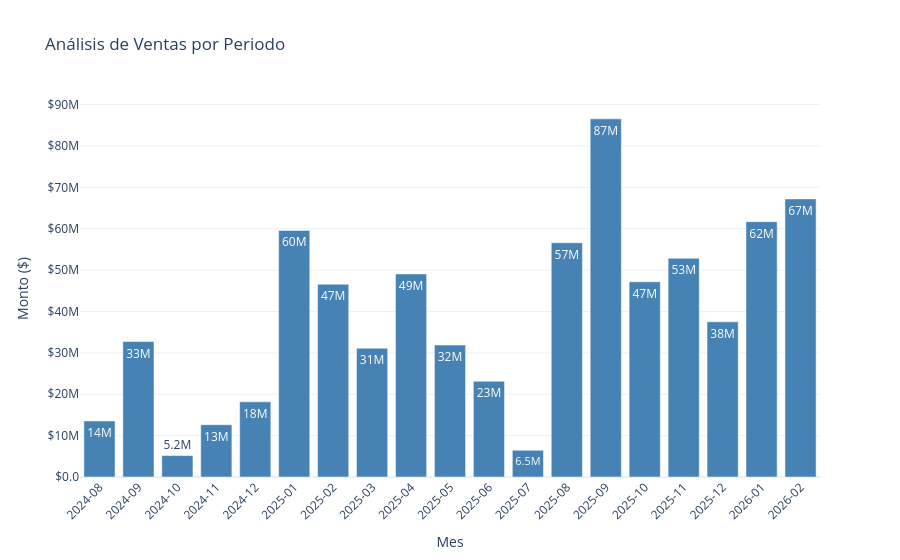

The code cell stored with this chart in its notebook:
### Code cell
import pandas as pd
import plotly.express as px

# 1. Resumen de ventas
resumen_mes = (
    ventas
    .groupby("Periodo")["Total"]
    .sum()
    .reset_index()
)

# Convertir a string es vital para que no lo trate como fecha continua
resumen_mes["Periodo"] = resumen_mes["Periodo"].astype(str)

# 2. Gráfico interactivo
fig = px.bar(
    resumen_mes, 
    x="Periodo", 
    y="Total",
    title="Análisis de Ventas por Periodo",
    labels={"Total": "Monto ($)", "Periodo": "Mes"},
    text_auto='.2s', 
    color_discrete_sequence=["steelblue"]
)

# 3. Personalización estética (Aquí forzamos que aparezcan todos los meses con datos)
fig.update_layout(
    xaxis_tickangle=-45,
    # ESTA LÍNEA ES LA QUE ELIMINA LOS HUECOS VACÍOS COMO DICIEMBRE:
    xaxis_type='category', 
    yaxis_tickformat="$.2s", # Cambiado a .2s para que el eje diga $80M en lugar de $80,000,000
    hovermode="x unified",
    template="plotly_white"
)

# 4. Mostrar el gráfico
fig.show()

### Figure 1 — Plotly figure (JSON) as saved in the notebook; plotly's stock layout.template omitted (floating-point values rounded to 4 significant figures)
{"data": [{"alignmentgroup": "True", "hovertemplate": "Mes=%{x}<br>Monto ($)=%{y}<extra></extra>", "legendgroup": "", "marker": {"color": "steelblue", "pattern": {"shape": ""}}, "name": "", "offsetgroup": "", "orientation": "v", "showlegend": false, "textposition": "auto", "texttemplate": "%{y:.2s}", "type": "bar", "x": ["2024-08", "2024-09", "2024-10", "2024-11", "2024-12", "2025-01", "2025-02", "2025-03", "2025-04", "2025-05", "2025-06", "2025-07", "2025-08", "2025-09", "2025-10", "2025-11", "2025-12", "2026-01", "2026-02"], "xaxis": "x", "y": [13552500, 32727310, 5174300, 12644600, 18159161, 59580000.0, 46580000.0, 31114572, 49070000.0, 31888620, 23130000.0, 6460500, 56603715, 86547085, 47174155, 52863172, 37510000.0, 61709036, 67204850], "yaxis": "y"}], "layout": {"barmode": "relative", "hovermode": "x unified", "legend": {"tracegroupgap": 0}, "title": {"text": "Análisis de Ventas por Periodo"}, "xaxis": {"anchor": "y", "domain": [0, 1], "tickangle": -45, "title": {"text": "Mes"}, "type": "category"}, "yaxis": {"anchor": "x", "domain": [0, 1], "tickformat": "$.2s", "title": {"text": "Monto ($)"}}}}
